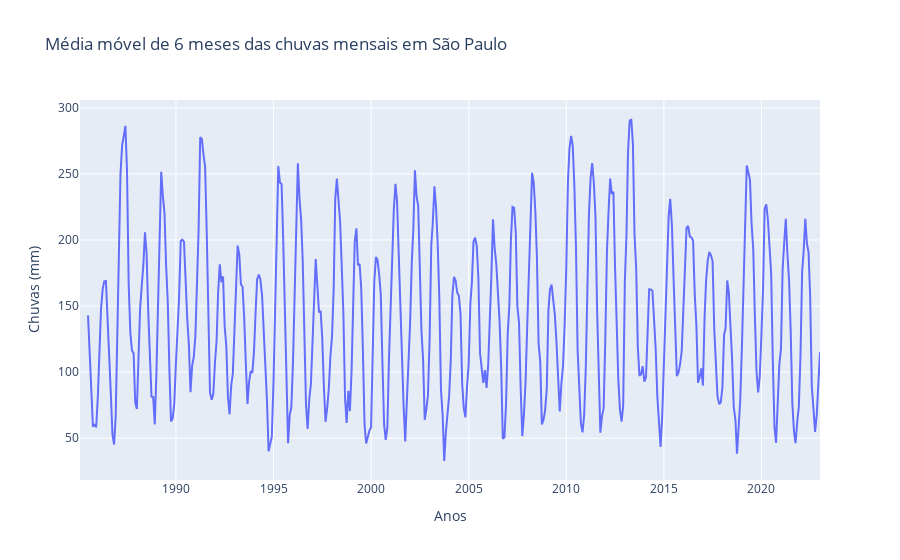

The cell this chart's notebook holds for it:
### Code cell
fig = go.Figure()
fig.add_trace(go.Scatter(x=media_movel.index, y=media_movel.values,
                    mode='lines',
                    name='lines'))
fig.update_layout(title='Média móvel de 6 meses das chuvas mensais em São Paulo',
                    xaxis_title='Anos',
                    yaxis_title='Chuvas (mm)')
fig.show()

### Figure 1 — Plotly figure (JSON) as saved in the notebook; plotly's stock layout.template omitted (floating-point values rounded to 4 significant figures; data arrays with more than 128 entries replaced by an {"elided": "..."} marker saying what was removed)
{"data": [{"mode": "lines", "name": "lines", "type": "scatter", "x": {"elided": "456 str values"}, "y": {"elided": "456 float values"}}], "layout": {"title": {"text": "Média móvel de 6 meses das chuvas mensais em São Paulo"}, "xaxis": {"title": {"text": "Anos"}}, "yaxis": {"title": {"text": "Chuvas (mm)"}}}}
